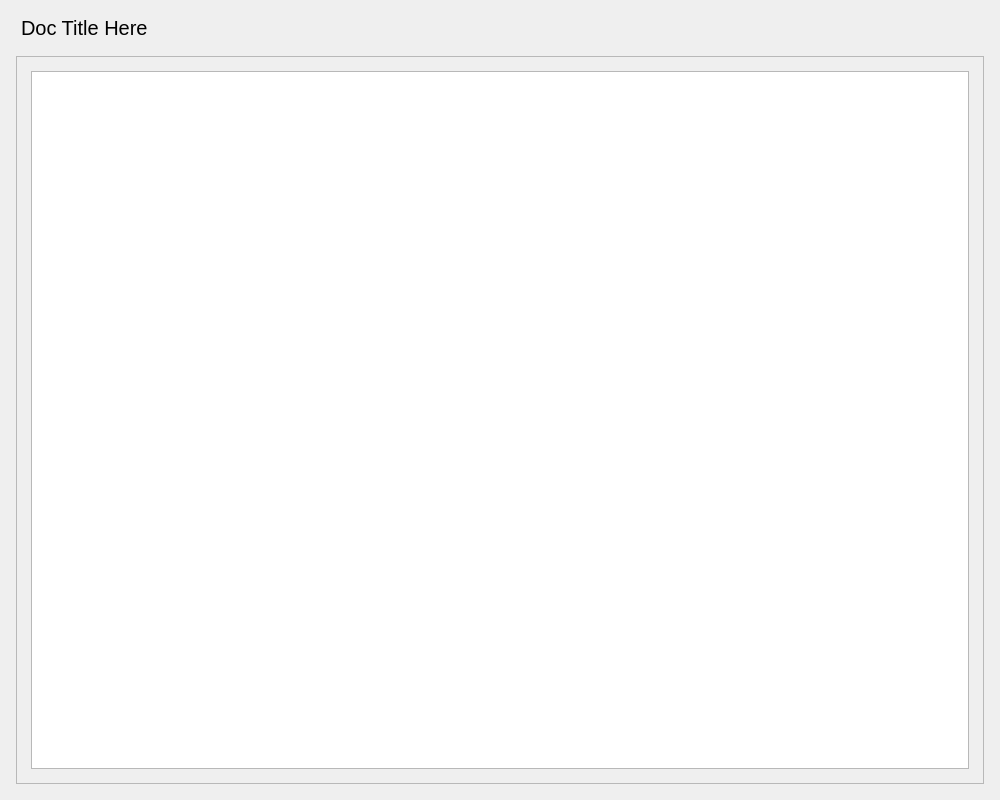
<?xml version="1.0" encoding="UTF-8"?>
<ui version="4.0">
 <class>Frame</class>
 <widget class="QFrame" name="Frame">
  <property name="geometry">
   <rect>
    <x>0</x>
    <y>0</y>
    <width>1000</width>
    <height>800</height>
   </rect>
  </property>
  <property name="minimumSize">
   <size>
    <width>250</width>
    <height>200</height>
   </size>
  </property>
  <property name="maximumSize">
   <size>
    <width>1000</width>
    <height>800</height>
   </size>
  </property>
  <property name="windowTitle">
   <string>Frame</string>
  </property>
  <layout class="QVBoxLayout" name="verticalLayout">
   <item>
    <widget class="QLabel" name="docTitle">
     <property name="font">
      <font>
       <pointsize>15</pointsize>
      </font>
     </property>
     <property name="styleSheet">
      <string notr="true">padding: 5px;</string>
     </property>
     <property name="text">
      <string>Doc Title Here</string>
     </property>
    </widget>
   </item>
   <item>
    <widget class="QScrollArea" name="document">
     <property name="styleSheet">
      <string notr="true">
margin:5px;</string>
     </property>
     <property name="widgetResizable">
      <bool>true</bool>
     </property>
     <widget class="QWidget" name="layout">
      <property name="geometry">
       <rect>
        <x>0</x>
        <y>0</y>
        <width>970</width>
        <height>727</height>
       </rect>
      </property>
      <layout class="QVBoxLayout" name="verticalLayout_2">
       <item>
        <widget class="QPlainTextEdit" name="documentView">
         <property name="readOnly">
          <bool>true</bool>
         </property>
        </widget>
       </item>
      </layout>
     </widget>
    </widget>
   </item>
  </layout>
 </widget>
 <resources/>
 <connections/>
</ui>
